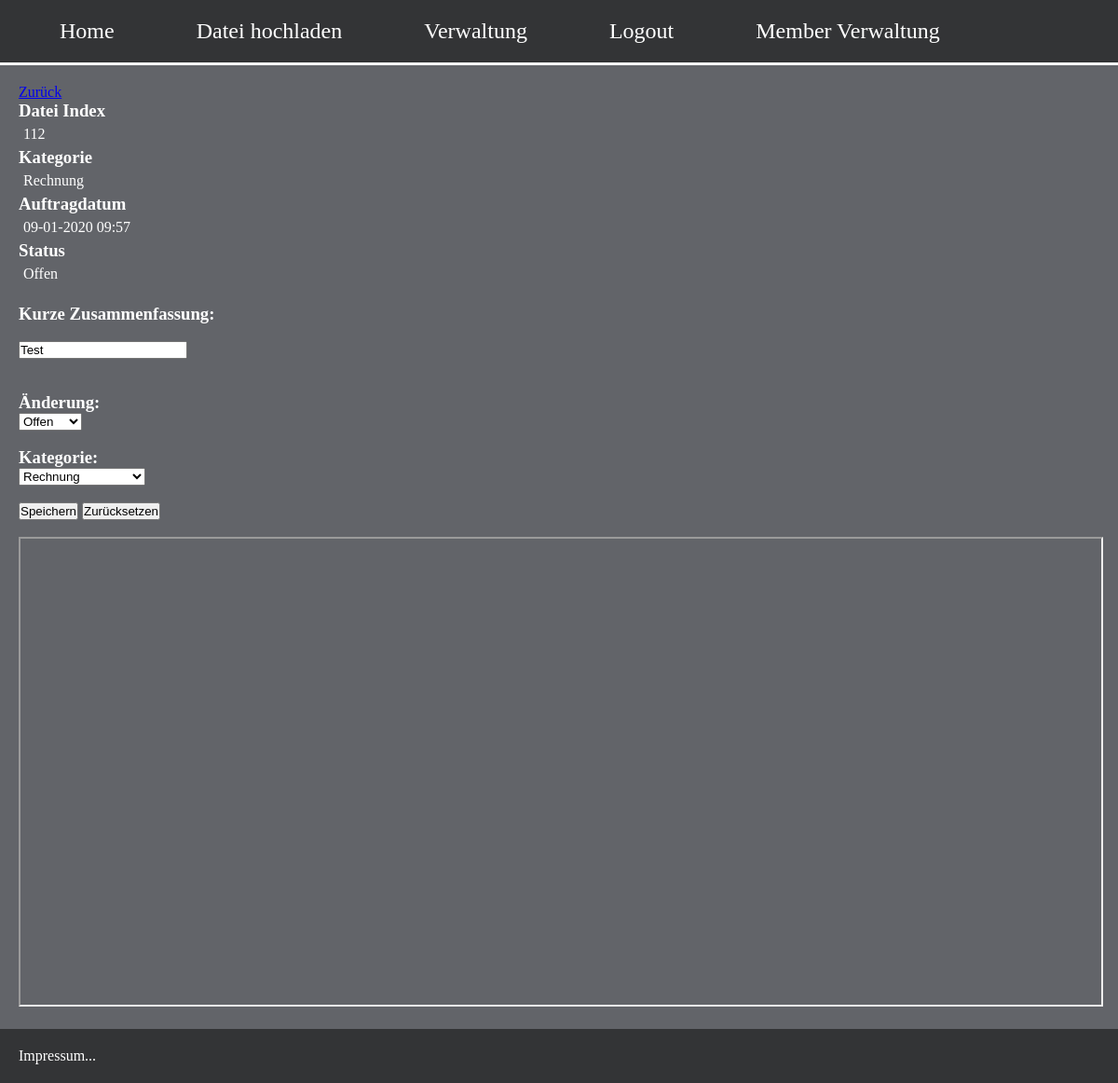
The app's page /?seite=verwaltung&auftragnr=112&modus=bearbeiten (signed in) with its own data.
### tables this page shows
CREATE TABLE `datei` (
  `datei_index` int(10) NOT NULL,
  `KategorieNR` int(10) NOT NULL,
  `Dateiname` varchar(30) NOT NULL,
  `Dateityp_index` int(10) NOT NULL,
  `Eingang` varchar(255) NOT NULL,
  `Verfasser` varchar(30) NOT NULL,
  `Dateipfad` varchar(255) NOT NULL,
  `Status` varchar(255) NOT NULL
);

### pages/verwaltung_bearbeiten.php (the view, shortened to what this page needs)
<?php
$connect = mysqli_connect("localhost","root","","datenarchiv_pape");
mysqli_query($connect, "SET NAMES utf8");
$antwort = mysqli_query($connect, "select * from datei where datei_index=".$_GET["auftragnr"]);
$auftrag = mysqli_fetch_array($antwort);
echo "<a href='?seite=verwaltung'>Zurück</a>";
echo "<h3>Datei Index</h3>";
echo "<p>".$auftrag["datei_index"]."</p>";
echo "<h3>Kategorie</h3>";
if( $auftrag["KategorieNR"] ==1) echo "<p>Rechnung</p>";
else if( $auftrag["KategorieNR"] ==2) echo "<p>Mahnung</p>";
else if( $auftrag["KategorieNR"] ==3) echo "<p>Kostenvoranschlag</p>";
else echo "<p>Auftrag</p>";
echo "<h3>Auftragdatum</h3>";
echo "<p>".$auftrag["Eingang"]."</p>";
echo "<h3>Status</h3>";
if($auftrag["Status"] == 2) echo "<p>Erledigt</p>"; else echo "<p>Offen</p>";
?>
<br>
<form action="?seite=verwaltung" method="post">
<h3>Kurze Zusammenfassung:</h3><br />
<input type="text" name="dateiname" value="<?= $auftrag["Dateiname"]; ?>" /><br />
<br>
	<br>
	<h3>Änderung:</h3>
<select name="status">
<?php
	$antwort = mysqli_query($connect, "select * from status");
	while($datensatz = mysqli_fetch_array($antwort))
	{
		echo '<option value="'.$datensatz["Statusnr"].'">'.$datensatz["Status"].'</option>';
	}
	?>
	</select>
	<br>
	<br>
	<h3>Kategorie:</h3>
	<select name="kategorie">
<?php
	$antwort = mysqli_query($connect, "select * from kategorien");
	while($datensatz = mysqli_fetch_array($antwort))
	{
		echo '<option value="'.$datensatz["KategorieNR"].'">'.$datensatz["Kategorie"].'</option>';
	}
	?>
	</select>
	<br />
	<br />
<input type="submit" value="Speichern" name="bearbeiten_speichern" />
<input type="reset" value="Zurücksetzen" />
</form>
<?php
echo "<br>";
echo  "<iframe src='uploads/" .$auftrag["Dateipfad"]. "' width='100%' height='500px'>";
echo "</iframe>";
?>

### css/styles.css (style rules this page uses)
* { margin: 0px; padding: 0px; }
body { background-color: #7a7c80; }
.hauptteil p { text-align: justify; padding:5px; }

### records on screen
datei: datei_index "112", Eingang "09-01-2020 09:57", dateiname "Test"

### other values on screen
form field status "Offen"
form field kategorie "Rechnung"
